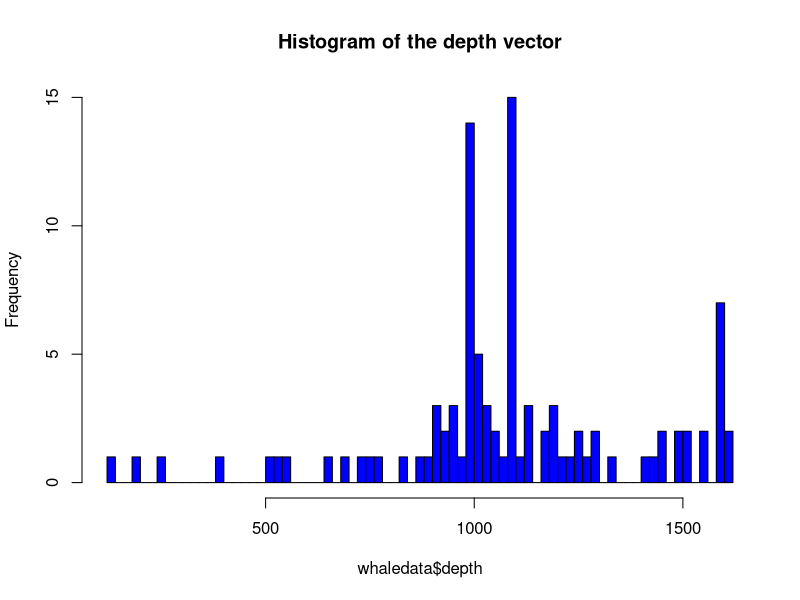

This figure's R source:
## ---- chunk 1
whaledata = read.csv("whaledata.csv")
## ---- chunk 2

hist(whaledata$depth, breaks = length(whaledata$depth) ,col="blue", main="Histogram of the depth vector") 

